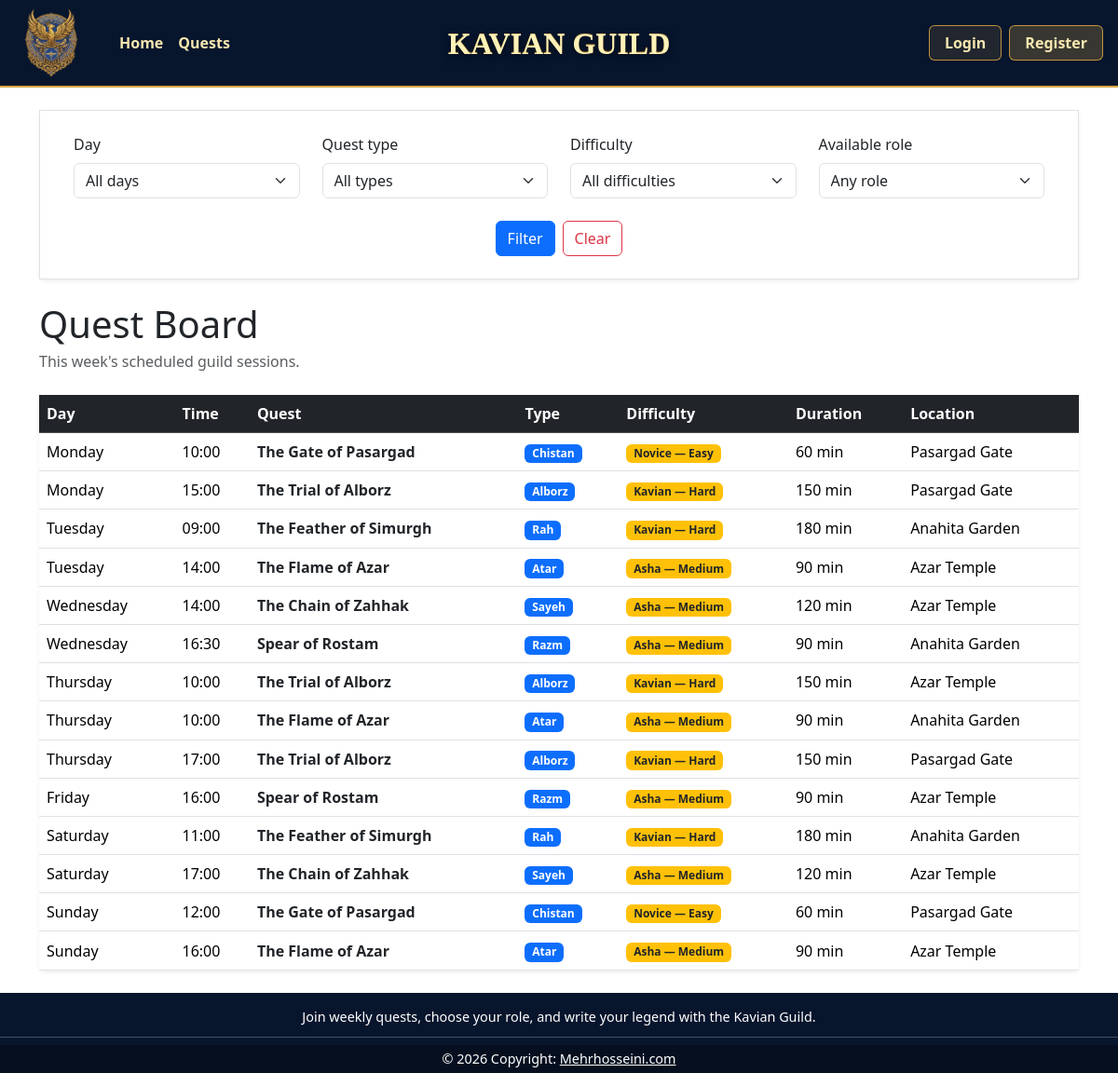
Before: / with the older database file.
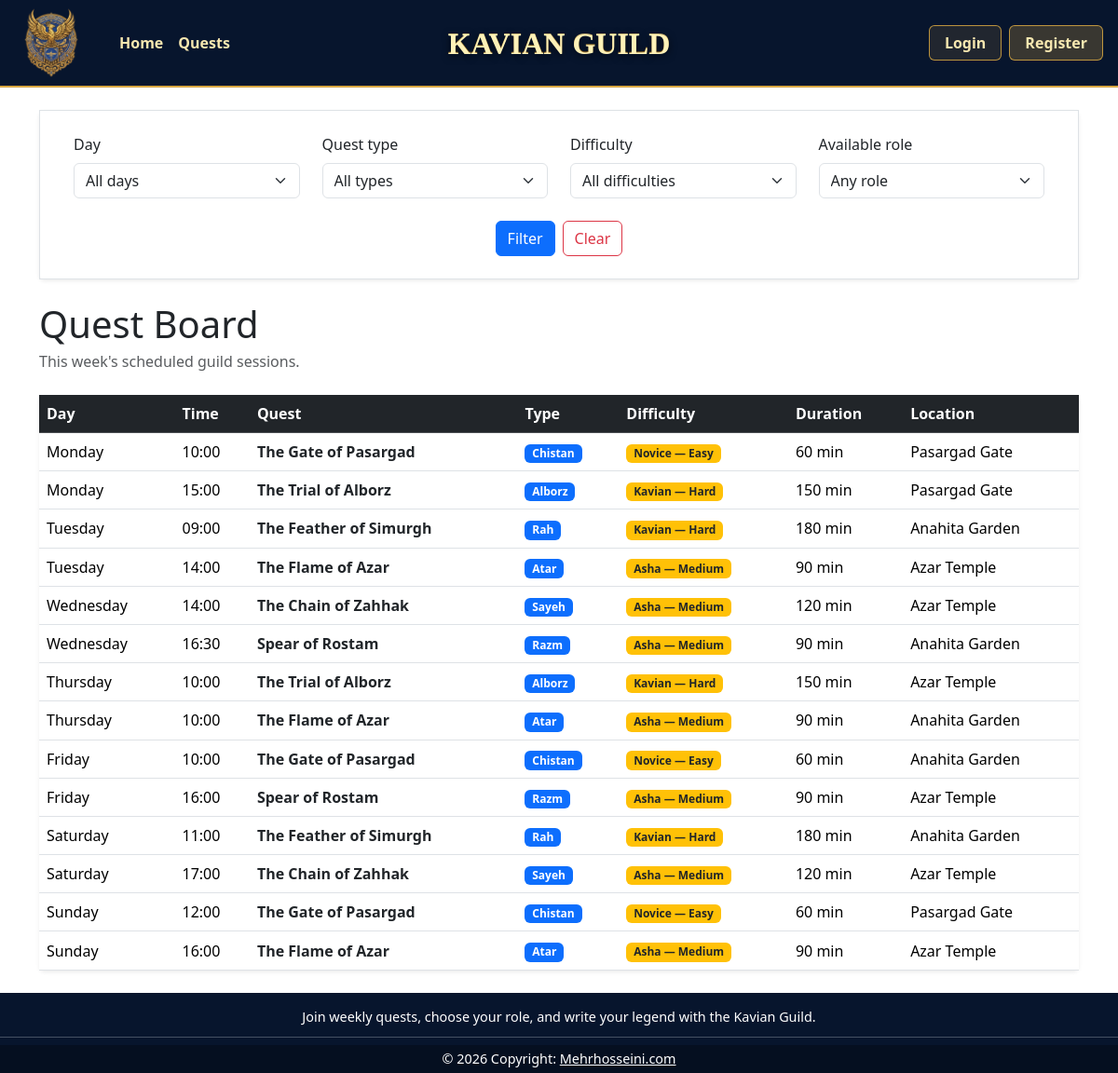
After: the same page with the newer database file.
### tables this page shows
CREATE TABLE quest_sessions (
            id           INTEGER PRIMARY KEY AUTOINCREMENT,
            quest_id     INTEGER NOT NULL,
            day          TEXT    NOT NULL,
            start_time   TEXT    NOT NULL,
            start_minute INTEGER NOT NULL,
            location     TEXT    NOT NULL CHECK (location IN ('Azar Temple','Anahita Garden','Pasargad Gate')),
            FOREIGN KEY (quest_id) REFERENCES quests(id)
        );

CREATE TABLE quests (
        id               INTEGER PRIMARY KEY AUTOINCREMENT,
        title            TEXT    NOT NULL,
        duration_minutes INTEGER NOT NULL CHECK (duration_minutes > 0),
        quest_type       TEXT    NOT NULL CHECK (quest_type IN ('Razm','Rah','Chistan','Sayeh','Atar','Alborz')),
        difficulty       TEXT    NOT NULL CHECK (difficulty IN ('easy','medium','hard')),
        description      TEXT    NOT NULL,
        image            TEXT
    );

### app.py (the view)
@app.route("/")
def home():
    selected_day = request.args.get("day")
    selected_quest_type = request.args.get("quest_type")
    selected_difficulty = request.args.get("difficulty")
    selected_role = request.args.get("role")
    if selected_role not in ROLE_CAPACITIES:
        selected_role = None
    sessions = quest_sessions_dao.get_week_program(
        day=selected_day,
        quest_type=selected_quest_type,
        difficulty=selected_difficulty,
        role=selected_role,
        role_capacity=ROLE_CAPACITIES.get(selected_role),
    )
    return render_template(
        "index.html",
        sessions=sessions,
        days=DAYS,
        quest_types=QUEST_TYPES,
        difficulties=DIFFICULTIES,
        roles=ROLE_CAPACITIES.keys(),
        selected_day=selected_day,
        selected_quest_type=selected_quest_type,
        selected_difficulty=selected_difficulty,
        selected_role=selected_role,
        difficulty_labels=DIFFICULTY_LABELS,
    )

### db.py (called while the page is built)
def get_connection():
    conn = sqlite3.connect(DATABASE_PATH)
    conn.row_factory = sqlite3.Row   # rows behave like dicts: row["email"]
    conn.execute("PRAGMA foreign_keys = ON;")
    return conn

### quest_sessions_dao.py (called while the page is built, shortened)
def get_week_program(day=None, quest_type=None, difficulty=None, role=None, role_capacity=None):
    query = """SELECT s.id, s.day, s.start_time, s.location,
                      q.title, q.quest_type, q.difficulty, q.duration_minutes, q.image
               FROM quest_sessions s
               JOIN quests q ON s.quest_id = q.id"""
    conditions = []
    params = []
    if day:
        conditions.append("s.day = ?")
        params.append(day)
    if quest_type:
        conditions.append("q.quest_type = ?")
        params.append(quest_type)
    if difficulty:
        conditions.append("q.difficulty = ?")
        params.append(difficulty)
    if conditions:
        query += " WHERE " + " AND ".join(conditions)
    query += " ORDER BY s.start_minute"
    conn = get_connection()
    rows = conn.execute(query, params).fetchall()
    conn.close()
    return rows

### templates/index.html (shortened to what this page needs)
{% extends "base.html" %}
{% block content %}
<div class="card border-0 shadow-sm mb-4">
    <div class="card-body border p-4">
        <form method="get" action="/" class="row g-4 align-items-end justify-content-center mx-auto filter-form">
            <div class="col-md-3">
                <label for="day" class="form-label">Day</label>
                <select id="day" name="day" class="form-select">
                    <option value="">All days</option>
                </select>
            </div>
            <div class="col-md-3">
                <label for="quest_type" class="form-label">Quest type</label>
                <select id="quest_type" name="quest_type" class="form-select">
                    <option value="">All types</option>
                </select>
            </div>
            <div class="col-md-3">
                <label for="difficulty" class="form-label">Difficulty</label>
                <select id="difficulty" name="difficulty" class="form-select">
                    <option value="">All difficulties</option>
                </select>
            </div>
            <div class="col-md-3">
                <label for="role" class="form-label">Available role</label>
                <select id="role" name="role" class="form-select">
                    <option value="">Any role</option>
                </select>
            </div>
            <div class="col-md-auto d-flex gap-2">
                <button type="submit" class="btn btn-primary">Filter</button>
                <a href="{{ url_for('home') }}" class="btn btn-outline-danger">Clear</a>
            </div>
        </form>
    </div>
</div>
<div class="d-flex justify-content-between align-items-center mb-4">
    <div>
        <h1 class="mb-1">Quest Board</h1>
        <p class="text-muted mb-0">This week's scheduled guild sessions.</p>
    </div>
</div>
{% if sessions %}
    <div class="card border-0 shadow-sm">
        <div class="table-responsive">
            <table class="table table-hover align-middle mb-0">
                <thead class="table-dark">
                    <tr>
                        <th>Day</th>
                        <th>Time</th>
                        <th>Quest</th>
                        <th>Type</th>
                        <th>Difficulty</th>
                        <th>Duration</th>
                        <th>Location</th>
                    </tr>
                </thead>
                <tbody>
                    {% for session in sessions %}
                        <tr>
                            <td>{{ session.day }}</td>
                            <td>{{ session.start_time }}</td>
                            <td class="fw-semibold">
                                <a href="{{ url_for('session_detail', session_id=session.id) }}" class="link-dark link-underline-opacity-0 link-underline-opacity-75-hover">
                                    {{ session.title }}
                                </a>
                            </td>
                            <td><span class="badge text-bg-primary">{{ session.quest_type }}</span></td>
                            <td><span class="badge text-bg-warning text-dark">{{ difficulty_labels.get(session.difficulty, session.difficulty) }}</span></td>
                            <td>{{ session.duration_minutes }} min</td>
                            <td>{{ session.location }}</td>
                        </tr>
                    {% endfor %}
                </tbody>
            </table>
        </div>
    </div>
{% endif %}
{% endblock %}

### templates/base.html (shortened to what this page needs)
<!DOCTYPE html>
<html lang="en">
<head>
  <link href="https://cdn.jsdelivr.net/npm/bootstrap@5.3.8/dist/css/bootstrap.min.css" rel="stylesheet"
>
  <link rel="stylesheet" href="{{ url_for('static', filename='style.css') }}">
</head>
<body class="{% block body_class %}{% endblock %}">
  <nav class="site-navbar navbar navbar-expand-sm navbar-dark">
    <div class="container-fluid">
      <a class="navbar-brand site-logo" href="{{ url_for('home') }}">
        <img src="{{ url_for('static', filename='images/logo-mark.png') }}" alt="Kavian Guild logo">
      </a>
      <ul class="navbar-nav">
        <li class="nav-item">
          <a class="nav-link" href="{{ url_for('home') }}">Home</a>
        </li>
        <li class="nav-item">
          <a class="nav-link" href="{{ url_for('quests') }}">Quests</a>
        </li>
      </ul>
      <div class="navbar-title">Kavian Guild</div>
      <div class="d-flex gap-2 ms-auto p-1">
        {% if current_user.is_authenticated %}
        <a class="nav-auth-btn nav-auth-btn-logout" href="{{ url_for('logout') }}">Logout : {{ current_user.display_name
          }}</a>
        {% else %}
        <a class="nav-auth-btn" href="{{ url_for('login') }}">Login</a>
        <a class="nav-auth-btn nav-auth-btn-register" href="{{ url_for('register') }}">Register</a>
        {% endif %}
      </div>
    </div>
  </nav>
  <main class="container py-4">
    {% block content %}{% endblock %}
  </main>
  {% block footer %}
  <footer class="site-footer text-center text-white">
    <div class="container">
      <section class="mt-3 ">
        <div class="row d-flex justify-content-center">
          <div class="col-lg-8">
            <p>
              Join weekly quests, choose your role, and write your legend with the Kavian Guild.
            </p>
          </div>
        </div>
      </section>
    </div>
    <hr class="my-2" />
    <div class="text-center py-1 footer-copyright">
      © 2026 Copyright:
      <a class="text-white" href="https://mehrhosseini.com/">Mehrhosseini.com</a>
    </div>
  </footer>
  {% endblock %}
</body>
</html>

### static/style.css (style rules this page uses)
html { min-height: 100%; }
body { min-height: 100vh; display: flex; flex-direction: column; }
main { flex: 1; }
.site-navbar { background-color: #07152d; border-bottom: 2px solid #d8a742; min-height: 92px; }
.site-navbar .container-fluid { position: relative; }
.site-logo { display: flex; align-items: center; justify-content: center; width: 86px; height: 76px; margin-right: 22px; padding-top: 0; padding-bottom: 0; }
.site-logo img { width: 100%; height: 100%; object-fit: contain; }
.site-navbar .nav-link { color: #f7e7b0; font-weight: 600; text-shadow: none; }
.navbar-title { position: absolute; left: 50%; transform: translateX(-50%); color: #f7d878; font-family: Georgia, "Times New Roman", serif; font-size: 32px; font-weight: 700; line-height: 1; text-transform: uppercase; white-space: nowrap; text-shadow: 0 1px 0 #fff2b8, 0 3px 8px rgba(0, 0, 0, 0.65); background-image: linear-gradient(#fff2b8, #d8a742 55%, #8f5f1d); background-clip: text; -webkit-background-clip: text; -webkit-text-fill-color: transparent; pointer-events: none; }
.nav-auth-btn { color: #f7e7b0; text-decoration: none; font-weight: 600; padding: 6px 16px; border: 1px solid rgba(216, 167, 66, 0.85); border-radius: 6px; background-color: rgba(216, 167, 66, 0.12); text-shadow: none; }
.nav-auth-btn-register { background-color: rgba(216, 167, 66, 0.24); }
.site-footer { background-color: #07152d; background-size: cover; background-position: center; background-repeat: no-repeat; }
.site-footer { font-size: 0.9rem; }
.site-footer p { margin-bottom: 0.25rem; line-height: 1.35; }
.footer-copyright { background-color: rgba(0, 0, 0, 0.297); }
.filter-form { max-width: 1200px; }

Changed rows visible on the page:
removed quest_sessions: day "Thursday", start_time "17:00", title "The Trial of Alborz", quest_type "Alborz", {{ difficulty_labels.get(session.difficulty, session.difficulty) }} "Kavian — Hard", duration_minutes "150", location "Pasargad Gate"
added quest_sessions: day "Friday", start_time "10:00", title "The Gate of Pasargad", quest_type "Chistan", {{ difficulty_labels.get(session.difficulty, session.difficulty) }} "Novice — Easy", duration_minutes "60", location "Anahita Garden"
